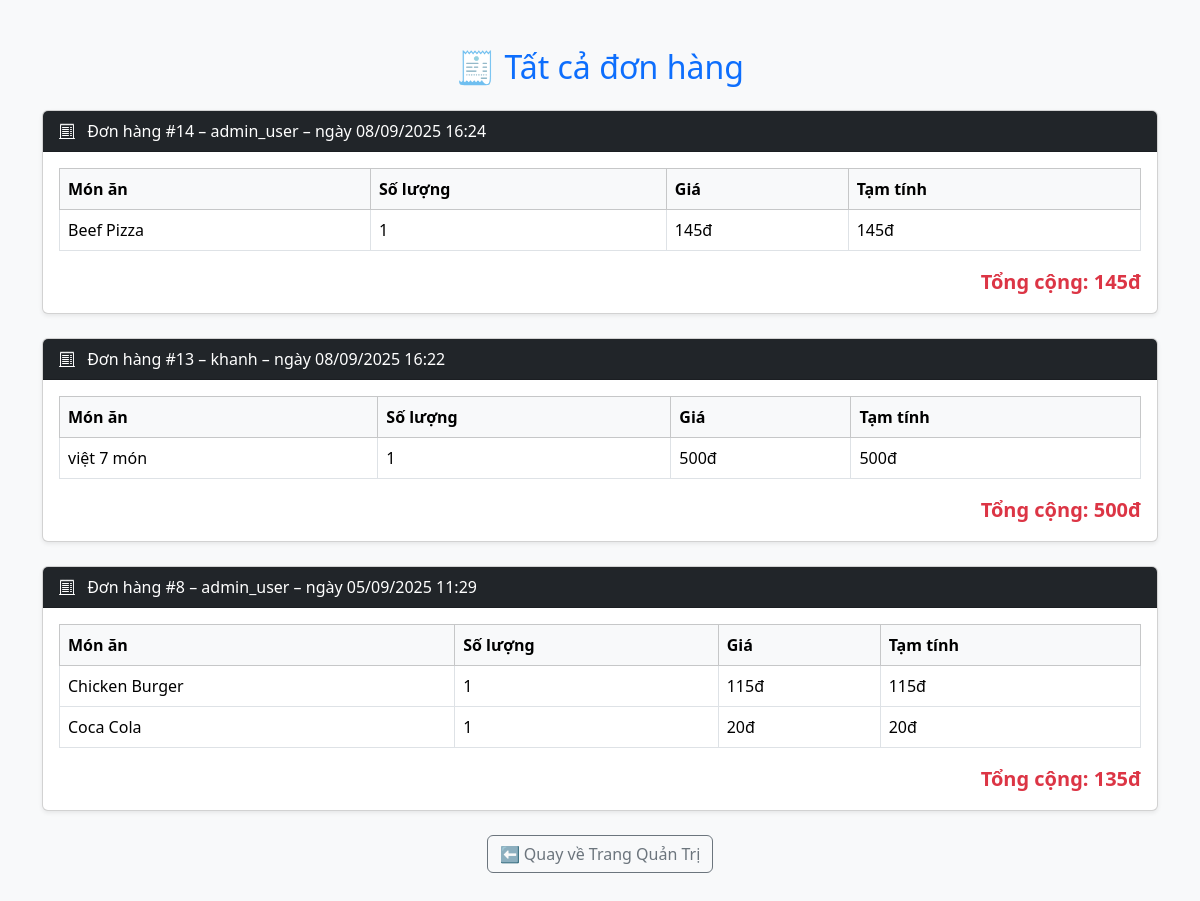
The app's page /src/food_shop_project/orders.php (signed in) with its own data.
### tables this page shows
CREATE TABLE `orders` (
  `id` int(11) NOT NULL,
  `user_id` int(11) NOT NULL,
  `order_date` datetime DEFAULT current_timestamp(),
  `total` decimal(10,2) NOT NULL,
  `created_at` datetime DEFAULT current_timestamp()
);

CREATE TABLE `users` (
  `id` int(11) NOT NULL,
  `username` varchar(50) NOT NULL,
  `email` varchar(255) NOT NULL,
  `password` varchar(255) NOT NULL,
  `role` enum('user','admin') DEFAULT 'user'
);

CREATE TABLE `order_items` (
  `id` int(11) NOT NULL,
  `order_id` int(11) NOT NULL,
  `food_id` int(11) NOT NULL,
  `quantity` int(11) NOT NULL,
  `price` decimal(10,2) NOT NULL
);

CREATE TABLE `foods` (
  `id` int(11) NOT NULL,
  `name` varchar(100) NOT NULL,
  `description` text DEFAULT NULL,
  `price` decimal(10,2) NOT NULL,
  `image` varchar(255) DEFAULT NULL,
  `category` varchar(100) DEFAULT NULL
);

### src/food_shop_project/orders.php (the view, shortened to what this page needs)
<?php
require 'db.php';
$role    = $_SESSION['role'] ?? 'user';
if ($role === 'admin') {
    $stmt = $pdo->query("
        SELECT o.*, u.username
        FROM orders o
        JOIN users u ON o.user_id = u.id
        ORDER BY o.created_at DESC
    ");
}
$orders = $stmt->fetchAll();
?>
<!DOCTYPE html>
<html lang="vi">
<head>
  <link href="https://cdn.jsdelivr.net/npm/bootstrap@5.3.3/dist/css/bootstrap.min.css" rel="stylesheet">
  <link href="https://cdn.jsdelivr.net/npm/bootstrap-icons@1.10.5/font/bootstrap-icons.css" rel="stylesheet">
</head>
<body class="bg-light">
<div class="container my-5">
  <h2 class="mb-4 text-center text-primary">
    <?= $role === 'admin' ? "🧾 Tất cả đơn hàng" : "🧾 Đơn hàng của bạn" ?>
  </h2>
  <?php if (empty($orders)): ?>
    <div class="alert alert-info text-center">
      <?= $role === 'admin' ? "Chưa có đơn hàng nào trong hệ thống." : "Bạn chưa có đơn hàng nào." ?>
    </div>
  <?php else: ?>
    <?php foreach ($orders as $order): ?>
      <div class="card mb-4 shadow-sm">
        <div class="card-header <?= $role === 'admin' ? 'bg-dark text-white' : 'bg-primary text-white' ?>">
          <i class="bi bi-receipt-cutoff me-2"></i>
          Đơn hàng #<?= $order['id'] ?>
          <?php if ($role === 'admin'): ?>
            – <?= htmlspecialchars($order['username']) ?>
          <?php endif; ?>
          – ngày <?= date('d/m/Y H:i', strtotime($order['created_at'])) ?>
        </div>
        <div class="card-body">
          <table class="table table-bordered table-hover">
            <thead class="table-light">
              <tr>
                <th>Món ăn</th>
                <th>Số lượng</th>
                <th>Giá</th>
                <th>Tạm tính</th>
              </tr>
            </thead>
            <tbody>
            <?php
            $stmtItems = $pdo->prepare("
                SELECT oi.*, f.name
                FROM order_items oi
                JOIN foods f ON oi.food_id = f.id
                WHERE oi.order_id = ?
            ");
            $stmtItems->execute([$order['id']]);
            $items = $stmtItems->fetchAll();
            foreach ($items as $item):
            ?>
              <tr>
                <td><?= htmlspecialchars($item['name']) ?></td>
                <td><?= $item['quantity'] ?></td>
                <td><?= number_format($item['price'], 0, ',', '.') ?>đ</td>
                <td><?= number_format($item['price'] * $item['quantity'], 0, ',', '.') ?>đ</td>
              </tr>
            <?php endforeach; ?>
            </tbody>
          </table>
          <div class="text-end fw-bold fs-5 text-danger">
            Tổng cộng: <?= number_format($order['total'], 0, ',', '.') ?>đ
          </div>
        </div>
      </div>
    <?php endforeach; ?>
  <?php endif; ?>
  <div class="text-center mt-4">
    <a href="<?= $role === 'admin' ? 'admin_panel.php' : 'index.php' ?>" class="btn btn-outline-secondary">
      ⬅ Quay về <?= $role === 'admin' ? 'Trang Quản Trị' : 'Trang Chủ' ?>
    </a>
  </div>
</div>
</body>
</html>

### records on screen
orders: id "14", user.username "admin_user", created_at "08/09/2025 16:24", total "145"
order_items: food.name "Beef Pizza", quantity "1", price "145", $item['price'] * $item['quantity'] "145"
orders: id "13", user.username "khanh", created_at "08/09/2025 16:22", total "500"
order_items: food.name "việt 7 món", quantity "1", price "500", $item['price'] * $item['quantity'] "500"
orders: id "8", user.username "admin_user", created_at "05/09/2025 11:29", total "135"
order_items: food.name "Chicken Burger", quantity "1", price "115", $item['price'] * $item['quantity'] "115"
order_items: food.name "Coca Cola", quantity "1", price "20", $item['price'] * $item['quantity'] "20"
